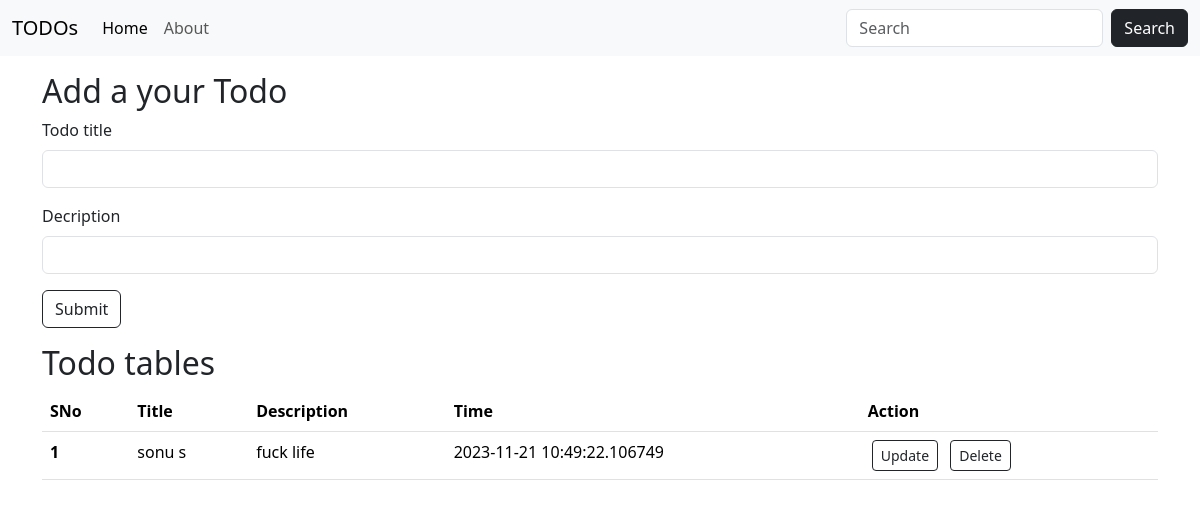
Before: / with the older database file.
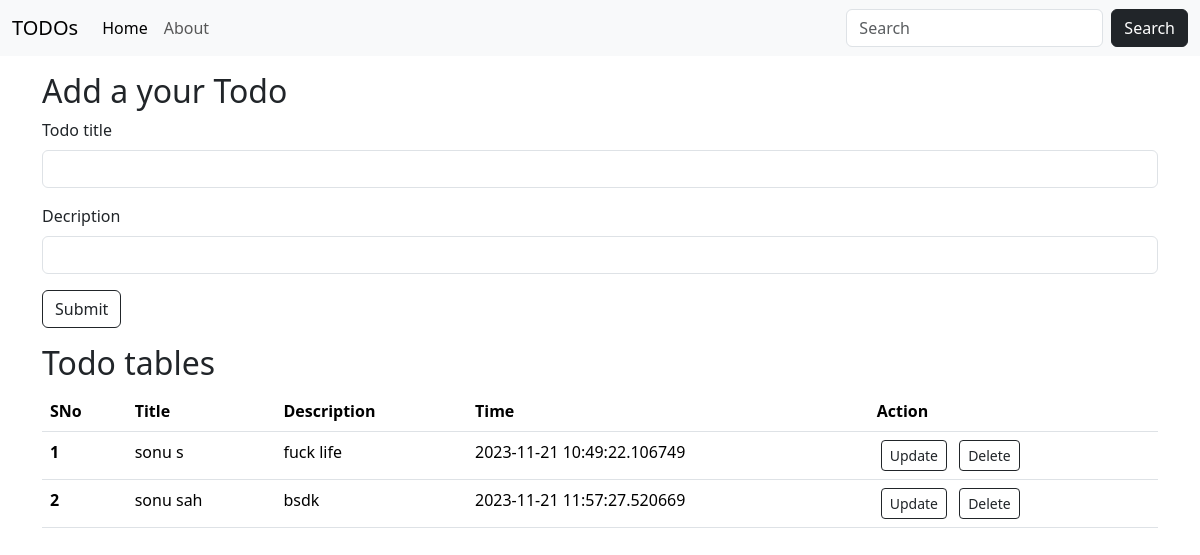
After: the same page with the newer database file.
### main.py (models this page shows, shortened)
class Todo(db.Model):
    sno = db.Column(db.Integer, primary_key=True)
    title = db.Column(db.String(80), nullable=False)
    desc = db.Column(db.String(90), nullable=False)
    date_created = db.Column(db.DateTime, default=datetime.utcnow)

### main.py (the view)
@app.route("/", methods=["GET", "POST"])
def hello_world():
    if request.method == "POST":
        title = request.form["title"]
        desc = request.form["desc"]
        todo = Todo(title=title, desc=desc)
        db.session.add(todo)
        db.session.commit()
    alltodo = Todo.query.all()
    return render_template("index.html", alltodo=alltodo)

### templates/index.html (shortened to what this page needs)
{% extends 'base.html' %} {% block title %} Home {% endblock title %} {% block
body %}
<div class="container my-3">
  <h2>Add a your Todo</h2>
  <form action="/" method="POST">
    <div class="mb-3">
      <label for="title" class="form-label">Todo title</label>
      <input
        type="text"
        class="form-control"
        id="title"
        name="title"
        aria-describedby="emailHelp"
      />
    </div>
    <div class="mb-3">
      <label for="desc" class="form-label">Decription</label>
      <input type="text" class="form-control" name="desc" id="desc" />
    </div>
    <button type="submit" class="btn btn-outline-dark">Submit</button>
  </form>
</div>
<div class="container">
  {% if alltodo|length == 0 %}
  <div class="alert alert-dark" role="alert">
    No Todo Found , Please Add your 1st Todo Bsdk
  </div>
  {% else %}
  <h2>Todo tables</h2>
  <table class="table">
    <thead>
      <tr>
        <th scope="col">SNo</th>
        <th scope="col">Title</th>
        <th scope="col">Description</th>
        <th scope="col">Time</th>
        <th scope="col">Action</th>
      </tr>
    </thead>
    <tbody>
      {% for todo in alltodo %}
      <tr>
        <th scope="row">{{loop.index}}</th>
        <td>{{todo.title}}</td>
        <td>{{todo.desc}}</td>
        <td>{{todo.date_created}}</td>
        <td>
          <a
            href="/update/{{todo.sno}}"
            type="button"
            class="btn btn-outline-dark btn-sm mx-1"
            >Update</a
          >
          <a
            href="/delete/{{todo.sno}}"
            type="button"
            class="btn btn-outline-dark btn-sm mx-1"
            >Delete</a
          >
        </td>
      </tr>
      {% endfor %} {% endif %}
    </tbody>
  </table>
  {% endblock body %}

### templates/base.html (shortened to what this page needs)
<!DOCTYPE html>
<html lang="en">
  <head>
    <link
      href="https://cdn.jsdelivr.net/npm/bootstrap@5.3.2/dist/css/bootstrap.min.css"
      rel="stylesheet"
    />
  </head>
  <body>
    <nav class="navbar navbar-expand-lg bg-body-tertiary">
      <div class="container-fluid">
        <a class="navbar-brand" href="/">TODOs</a>
        <div class="collapse navbar-collapse" id="navbarSupportedContent">
          <ul class="navbar-nav me-auto mb-2 mb-lg-0">
            <li class="nav-item">
              <a class="nav-link active" aria-current="page" href="/">Home</a>
            </li>
            <li class="nav-item">
              <a class="nav-link" href="/">About</a>
            </li>
          </ul>
          <form class="d-flex" role="search">
            <input
              class="form-control me-2"
              type="search"
              placeholder="Search"
              aria-label="Search"
            />
            <button class="btn btn-dark" type="submit">Search</button>
          </form>
        </div>
      </div>
    </nav>
    {% block body %} {% endblock body %}
  </body>
</html>

Changed rows visible on the page:
added Todo: title "sonu sah", desc "bsdk", date_created "2023-11-21 11:57:27.520669"
